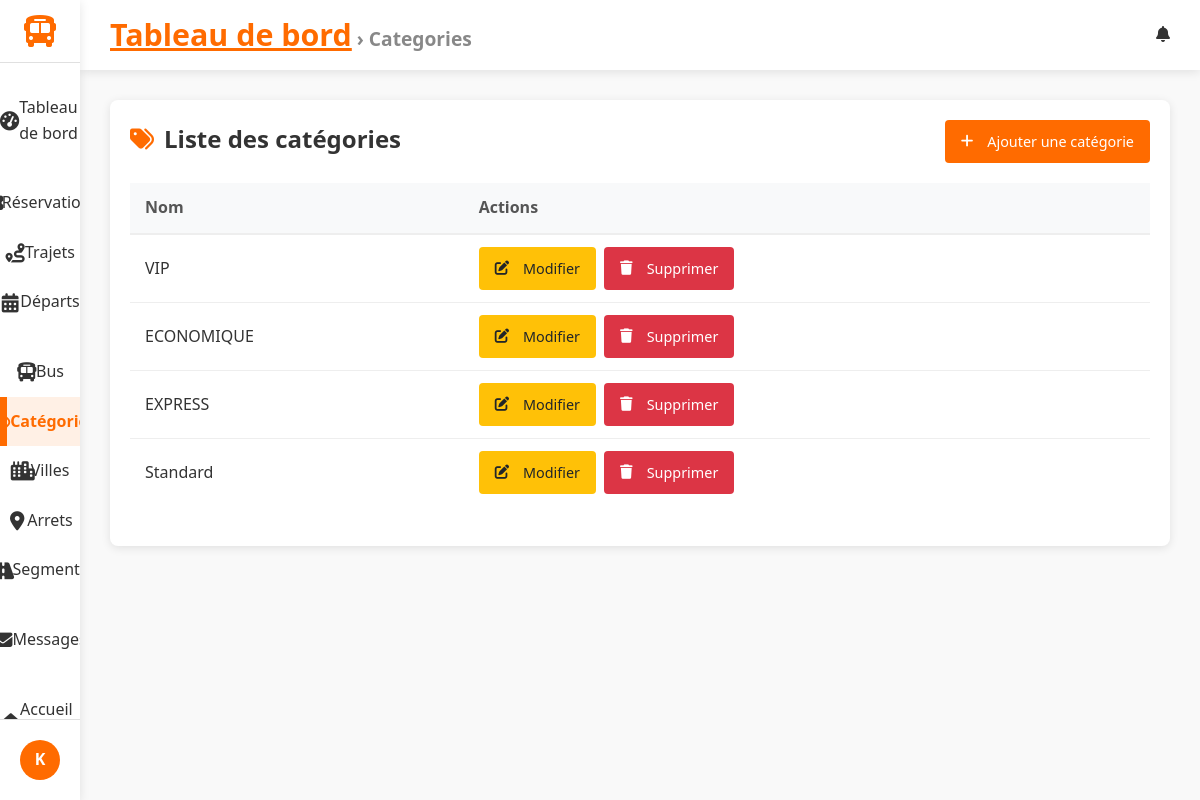
/dashboard/categories/ (signed in), run on the app's committed database.
### accounts/models.py (models this page shows, shortened)
class CustomUser(AbstractUser):
    phone = models.CharField(max_length=20, blank=True, null=True, verbose_name="Numéro de téléphone")

### trips/models.py (models this page shows, shortened)
class Category(models.Model):
    class Niveau(models.TextChoices):
        ECONOMIQUE = "ECONOMIQUE", "Economique"
        CONFORT = "CONFORT", "Confort"
        VIP = "VIP", "VIP"
        NUIT = "NUIT", "Nuit"
    name = models.CharField(max_length=100, blank=True, default="")
    nom = models.CharField(max_length=100)
    niveau = models.CharField(max_length=20, choices=Niveau.choices, default=Niveau.ECONOMIQUE)
    prix_multiplicateur = models.DecimalField(max_digits=5, decimal_places=2, default=1.00)
    a_wifi = models.BooleanField(default=False)
    a_climatisation = models.BooleanField(default=False)
    a_prise_usb = models.BooleanField(default=False)
    a_wc = models.BooleanField(default=False)
    a_repas = models.BooleanField(default=False)
    a_couchette = models.BooleanField(default=False)

### gareci_admin/views.py (the view)
# urls.py: path("categories/", CategoryListView.as_view(), name="category_list"),
class CategoryListView(StaffRequiredMixin,ActiveTabMixin, BreadcrumbMixin , ListView):
    model = Category
    template_name = 'dashboard/category_list.html'
    active_tab_value ='categories'
    breadcrumb_title = 'Categories'

### gareci_admin/utils.py (called while the page is built)
    def test_func(self):
        return self.request.user.is_staff

    def get_context_data(self, **kwargs):
        context = super().get_context_data(**kwargs)
        if self.active_tab_value:
            context['active_tab'] = self.active_tab_value
        return context

    def get_context_data(self, **kwargs):
        context = super().get_context_data(**kwargs)
        if self.breadcrumb_title:
            context['breadcrumb_title'] = self.breadcrumb_title
        return context

### gareci_admin/templates/dashboard/category_list.html (shortened to what this page needs)
{% extends 'dashboard/dashboard_base.html' %}
{% block content %}
<div class="categories-container">
    <div class="categories-header">
        <h2><i class="fas fa-tags"></i> Liste des catégories</h2>
        <a href="{% url 'dashboard:category_add' %}" class="btn btn-primary">
            <i class="fas fa-plus"></i> Ajouter une catégorie
        </a>
    </div>
    <table class="categories-table">
        <thead>
            <tr>
                <th>Nom</th>
                <th>Actions</th>
            </tr>
        </thead>
        <tbody>
            {% for category in object_list %}
            <tr>
                <td>{{ category.name }}</td>
                <td>
                    <div class="action-buttons">
                        <a href="{% url 'dashboard:category_edit' category.pk %}" class="btn btn-sm btn-warning">
                            <i class="fas fa-edit"></i> Modifier
                        </a>
                        <a href="{% url 'dashboard:category_delete' category.pk %}"
                           class="btn btn-sm btn-danger"
                           onclick="return confirm('Voulez-vous vraiment supprimer cette catégorie ?');">
                            <i class="fas fa-trash"></i> Supprimer
                        </a>
                    </div>
                </td>
            </tr>
            {% endfor %}
        </tbody>
    </table>
</div>
{% endblock %}

### gareci_admin/templates/dashboard/dashboard_base.html (shortened to what this page needs)
{% load static %}
<!DOCTYPE html>
<html lang="fr">
<head>
    <link rel="stylesheet" href="https://cdnjs.cloudflare.com/ajax/libs/font-awesome/6.4.0/css/all.min.css">
    <link rel="stylesheet" href="{% static 'css/gareci_admin/dashboards.css' %}">
    <link rel="stylesheet" href="{% static 'css/gareci_admin/reservation_list.css' %}">
    <link rel="stylesheet" href="{% static 'css/gareci_admin/reservation_form.css' %}">
    <link rel="stylesheet" href="{% static 'css/gareci_admin/reservation_confirm_delete.css' %}">
    <link rel="stylesheet" href="{% static 'css/gareci_admin/trip_form.css' %}">
    <link rel="stylesheet" href="{% static 'css/gareci_admin/trip_list.css' %}">
    <link rel="stylesheet" href="{% static 'css/gareci_admin/message_list.css' %}">
    <link rel="stylesheet" href="{% static 'css/gareci_admin/message_form.css' %}">
    <link rel="stylesheet" href="{% static 'css/gareci_admin/message_confirm_delete.css' %}">
    <link rel="stylesheet" href="{% static 'css/gareci_admin/departure_list_.css' %}">
    <link rel="stylesheet" href="{% static 'css/gareci_admin/departure_form.css' %}">
    <link rel="stylesheet" href="{% static 'css/gareci_admin/category_list.css' %}">
    <link rel="stylesheet" href="{% static 'css/gareci_admin/category_form.css' %}">
    <link rel="stylesheet" href="{% static 'css/gareci_admin/bus_list.css' %}">
    <link rel="stylesheet" href="{% static 'css/gareci_admin/bus_form.css' %}">
    <link rel="stylesheet" href="{% static 'css/gareci_admin/searchable_select.css' %}">
</head>
<body>
    <div class="dashboard-container">
        <aside class="sidebar">
            <div class="logo">
                <a href="{% url 'dashboard:index' %}">
                    <i class="fas fa-bus"></i>
                </a>
            </div>
            <nav class="sidebar-nav">
                <ul class="nav-list">
                    <li class="{% if active_tab == 'dashboard' %}active{% endif %}">
                        <a href="{% url 'dashboard:index' %}">
                            <i class="fas fa-tachometer-alt"></i> Tableau de bord
                        </a>
                    </li>
                    <li class="nav-section-header">
                    </li>
                    <li class="{% if active_tab == 'reservations' %}active{% endif %}">
                        <a href="{% url 'dashboard:reservation_list' %}">
                             Réservations
                        </a>
                    </li>
                    <li class="{% if active_tab == 'trips' %}active{% endif %}">
                        <a href="{% url 'dashboard:trip_list' %}">
                            <i class="fas fa-route"></i> Trajets
                        </a>
                    </li>
                    <li class="{% if active_tab == 'departures' %}active{% endif %}">
                        <a href="{% url 'dashboard:depart_list' %}">
                            <i class="fas fa-calendar-alt"></i> Départs
                        </a>
                    </li>
                    <li class="nav-section-header">
                    </li>
                    <li class="{% if active_tab == 'buses' %}active{% endif %}">
                        <a href="{% url 'dashboard:bus_list' %}">
                            <i class="fas fa-bus"></i> Bus
                        </a>
                    </li>
                    <li class="{% if active_tab == 'categories' %}active{% endif %}">
                        <a href="{% url 'dashboard:category_list' %}">
                            <i class="fas fa-tags"></i> Catégories
                        </a>
                    </li>
                    <li class="{% if active_tab == 'villes' %}active{% endif %}">
                        <a href="{% url 'dashboard:ville_list' %}">
                            <i class="fas fa-city"></i> Villes
                        </a>
                    </li>
                    <li class="{% if active_tab == 'arrets' %}active{% endif %}">
                        <a href="{% url 'dashboard:arret_list' %}">
                            <i class="fas fa-map-marker-alt"></i> Arrets
                        </a>
                    </li>
                    <li class="{% if active_tab == 'segments' %}active{% endif %}">
                        <a href="{% url 'dashboard:segment_list' %}">
                            <i class="fas fa-road"></i> Segments
                        </a>
                    </li>
                    <li class="nav-section-header">
                    </li>
                    <li class="{% if active_tab == 'messages' %}active{% endif %}">
                        <a href="{% url 'dashboard:message_list' %}">
                            <i class="fas fa-envelope"></i> Messages
                        </a>
                    </li>
                    <li class="nav-section-header">
                    </li>
                    <li class="{% if active_tab == 'messages' %}active{% endif %}">
                        <a href="{% url 'trips:home' %}">
                            <i class="fas fa-home"></i>Accueil Client
                        </a>
                    </li>
                </ul>
            </nav>
            <div class="sidebar-footer">
                <div class="user-profile">
                    <div class="user-avatar">
                        {% if user.profile.image %}
                            <img src="{{ user.profile.image.url }}" alt="{{ user.username }}">
                        {% else %}
                            <div class="avatar-initials">
                                {{ user.username|slice:":1"|upper }}
                            </div>
                        {% endif %}
                    </div>
                </div>
            </div>
        </aside>
        <main class="main-content">
            <header class="content-header">
                <div class="header-left">
                    <div class="breadcrumbs">
                        {% block breadcrumbs %}
                        <a href="{% url 'dashboard:index' %}">Tableau de bord</a>
                        {% if breadcrumb_title %} &rsaquo; {{ breadcrumb_title }}{% endif %}
                        {% endblock %}
                    </div>
                </div>
                <div class="header-right">
                    {% block header_actions %}
                    <div class="notifications">
                        <i class="fas fa-bell"></i>
                    </div>
                    {% endblock %}
                </div>
            </header>
            <div class="content-wrapper">
                {% block content %}{% endblock %}
            </div>
        </main>
    </div>
</body>
</html>

### static/css/gareci_admin/dashboards.css (style rules this page uses)
:root { --primary: #FF6B00; --primary-dark: #E05D00; --secondary: #0056B3; --dark: #333333; --light: #F5F5F5; --gray: #888888; --light-gray: #E0E0E0; --sidebar-width: 280px; --sidebar-collapsed-width: 80px; --header-height: 70px; --blue: #4285F4; --green: #34A853; --orange: #FBBC05; --red: #EA4335; --border-radius: 8px; --box-shadow: 0 2px 10px rgba(0, 0, 0, 0.1); --transition: all 0.3s ease; }
* { margin: 0; padding: 0; box-sizing: border-box; }
body { font-family: 'Segoe UI', Tahoma, Geneva, Verdana, sans-serif; background-color: #f9f9f9; color: var(--dark); line-height: 1.6; }
.dashboard-container { display: flex; min-height: 100vh; }
.sidebar { width: var(--sidebar-width); background-color: white; box-shadow: var(--box-shadow); display: flex; flex-direction: column; transition: var(--transition); z-index: 100; height: 100vh; position: fixed; }
.logo { display: flex; align-items: center; padding: 20px; border-bottom: 1px solid var(--light-gray); }
.logo a { text-decoration:none ; display: flex; align-items: center; }
.logo i { font-size: 2rem; color: var(--primary); margin-right: 10px; }
.sidebar-nav { flex: 1; padding: 20px 0; overflow-y: auto; }
.nav-list { list-style: none; }
.nav-section-header { padding: 15px 20px 5px; font-size: 0.8rem; text-transform: uppercase; color: var(--gray); letter-spacing: 0.5px; }
.nav-list li a { display: flex; align-items: center; padding: 12px 20px; color: var(--dark); text-decoration: none; transition: var(--transition); }
.nav-list li a i { margin-right: 10px; width: 20px; text-align: center; }
.nav-list li.active a { background-color: rgba(255, 107, 0, 0.1); color: var(--primary); border-left: 3px solid var(--primary); }
li.active { background-color: var(--accent); font-weight: bold; border-left: 4px solid var(--primary); }
.sidebar-footer { padding: 20px; border-top: 1px solid var(--light-gray); }
.user-profile { display: flex; align-items: center; }
.user-avatar { margin-right: 12px; }
.avatar-initials { width: 40px; height: 40px; border-radius: 50%; background-color: var(--primary); color: white; display: flex; align-items: center; justify-content: center; font-weight: bold; }
.main-content { flex: 1; margin-left: var(--sidebar-width); transition: var(--transition); min-height: 100vh; display: flex; flex-direction: column; }
.content-header { display: flex; justify-content: space-between; align-items: center; padding: 0 30px; height: var(--header-height); background-color: white; box-shadow: var(--box-shadow); position: sticky; top: 0; z-index: 90; }
.header-left { display: flex; align-items: center; }
.breadcrumbs { font-size: 1.2rem; color: var(--gray); font-weight: bolder; }
.breadcrumbs a { color: var(--primary); font-size: 1.9rem; font-weight: bolder; }
.header-right { display: flex; align-items: center; gap: 20px; }
.notifications { position: relative; cursor: pointer; }
.content-wrapper { flex: 1; padding: 30px; background-color: #f9f9f9; }
.btn { display: inline-flex; align-items: center; justify-content: center; padding: 8px 16px; border-radius: var(--border-radius); font-weight: 500; cursor: pointer; transition: var(--transition); border: none; font-size: 0.9rem; }
.btn i { margin-right: 6px; }
.btn-primary { background-color: var(--primary); color: white; }
.btn-sm { padding: 4px 10px; border-radius: 4px; font-size: 12px; text-decoration: none; display: inline-block; }
@media (max-width: 1200px) { .sidebar { width: var(--sidebar-collapsed-width); } }
@media (max-width: 1200px) { .logo { justify-content: center; padding: 15px 0; } }
@media (max-width: 1200px) { .logo i { margin-right: 0; } }
@media (max-width: 1200px) { .nav-list li a { justify-content: center; padding: 12px 0; } }
@media (max-width: 1200px) { .nav-list li a i { margin-right: 0; font-size: 1.2rem; } }
@media (max-width: 1200px) { .user-avatar { margin-right: 0; } }
@media (max-width: 1200px) { .main-content { margin-left: var(--sidebar-collapsed-width); } }

### static/css/gareci_admin/reservation_list.css (style rules this page uses)
.btn { display: inline-flex; align-items: center; justify-content: center; padding: 8px 12px; border-radius: 4px; font-weight: 500; text-decoration: none; font-size: 0.85rem; transition: all 0.3s; border: none; cursor: pointer; }
.btn-sm { padding: 6px 10px; font-size: 0.8rem; }
.btn-warning { background-color: #ffc107; color: #212529; }
.btn-danger { background-color: #dc3545; color: white; }
.action-buttons { display: flex; gap: 8px; flex-wrap: wrap; }

### data on the page
CustomUser: username "K"
Category: name "VIP"
Category: name "ECONOMIQUE"
Category: name "EXPRESS"
Category: name "Standard"

### other printed values
{{ breadcrumb_title }} "Categories"
